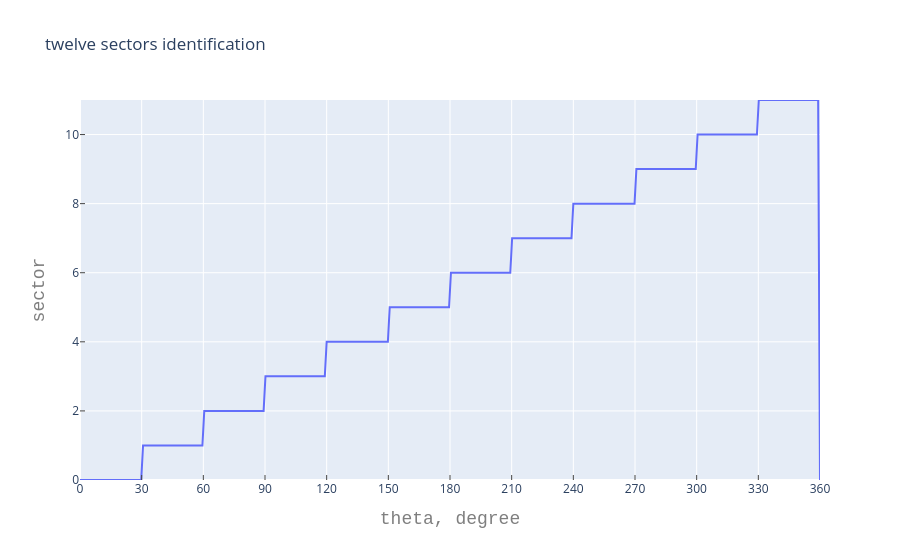

Notebook code cell kept with this figure:
### Markdown cell above
### 12-sector Identification

Similar to the 6-sector identification method, the 12 sectors identification can be done by further comparison of two sectors to define the location of the reference vector. Read the comment in the code for the easy method applied.

![](./images/fig006-twelves-sector-diagram.png)

### Code cell
def modu_twelve_sector(VAB):
    '''Identify the 12 sectors
        0° to 30°:    sector 0
        30° to 60°:   sector 1
        60° to 90°:   sector 2
        90° to 120°:  sector 3
        120° to 150°: sector 4
        150° to 180°: sector 5
        180° to 210°: sector 6
        210° to 240°: sector 7
        240° to 270°: sector 8
        270° to 300°: sector 9
        300° to 330°: sector 10
        330° to 360°: sector 11
    Arguments : VAB - list of Valpha, Vbeta
    Returns : sector - list of sector location
    '''
    [ta,tb,tc] = tabc(VAB)
    if ta > 0:       # from 6-sector identification
        if tc > 0:   # from 6-sector identification, identify the original sector 1 of SVPWM
            if ta < tc: # ta is shorter than tc, means the vector is closer to tc, thus locates in sector 0
                sector = 0
            else:
                 sector = 1
        else:
            if tb < 0:
                if tb < tc:
                    sector = 2
                else:
                    sector = 3
            else:
                if tb < ta:
                    sector = 4
                else:
                    sector = 5
    else:
        if tc < 0:
            if tc < ta:
                sector = 6
            else:
                sector = 7
        else:
            if tb > 0:
                if tb > tc:
                    sector = 8
                else:
                    sector = 9
            else:
                if ta < tb:
                    sector = 10
                else:
                    sector = 11
    return sector



if 1:
    twelve_sec_scatter = []
    twelve_sec_scatter.append(
        go.Scatter(
#             x = t*1e3, # assign x as the dataframe column 'x'
            x = theta_degree,
            y = list(map(modu_twelve_sector, np.transpose(VAB))),
            name = ''
        )
    )

    layout_twelve_sec_scatter = go.Layout(
        title='twelve sectors identification',
        xaxis=dict(
            title=dict(text='theta, degree', font=dict( family='Courier New, monospace', size=18, color='#7f7f7f' )),
            range = [0, theta_degree], tickmode = 'linear', ticks='inside', dtick = 30 ),
        yaxis=dict(
            title=dict(text='sector', font=dict( family='Courier New, monospace', size=18, color='#7f7f7f' )),
            range=[0, 11], ticks = 'inside' )
    )
    fig = go.Figure(data = twelve_sec_scatter, layout = layout_twelve_sec_scatter)
    fig.show()

### Figure 1 — Plotly figure (JSON) as saved in the notebook; plotly's stock layout.template omitted (floating-point values rounded to 4 significant figures; data arrays with more than 128 entries replaced by an {"elided": "..."} marker saying what was removed)
{"data": [{"name": "", "type": "scatter", "x": {"elided": "400 float values"}, "y": {"elided": "400 int values"}}], "layout": {"title": {"text": "twelve sectors identification"}, "xaxis": {"dtick": 30, "range": [0, {"elided": "400 float values"}], "tickmode": "linear", "ticks": "inside", "title": {"font": {"color": "#7f7f7f", "family": "Courier New, monospace", "size": 18}, "text": "theta, degree"}}, "yaxis": {"range": [0, 11], "ticks": "inside", "title": {"font": {"color": "#7f7f7f", "family": "Courier New, monospace", "size": 18}, "text": "sector"}}}}
